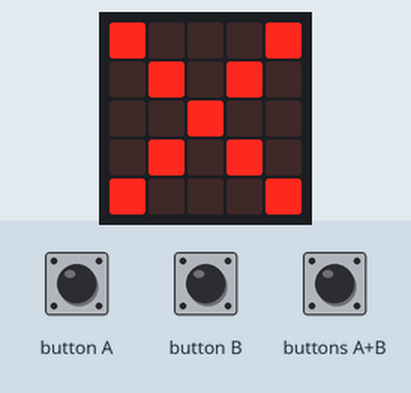
Recording of a program running on a simulated BBC micro:bit (MakeCode). Shown: the board's 5×5 LED display. The test bench sets the inputs (shaded band).

Above: at 1.2 s.
1.3 s: button A pressed for 1 s
At 2.3 s:
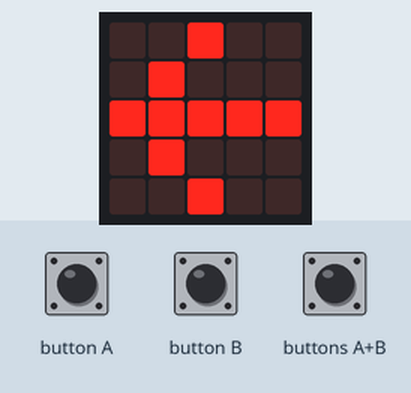
3.9 s: button B pressed for 1 s
At 4.8 s:
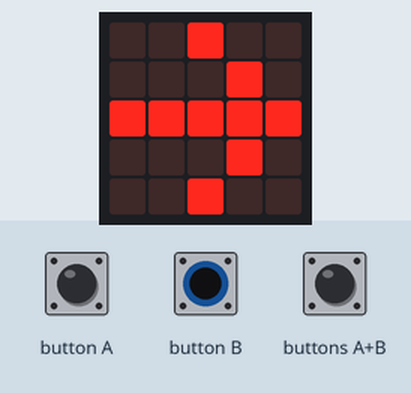
6.4 s: buttons A+B pressed for 1 s
At 7.3 s:
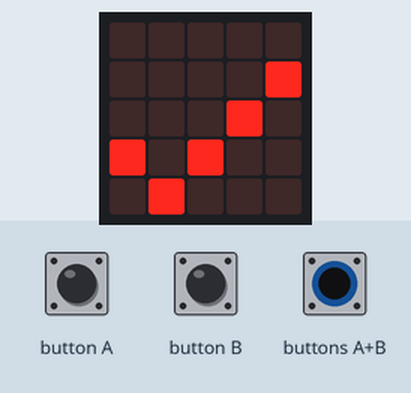
8.9 s: buttons A+B pressed for 3.2 s
13.9 s: button A pressed for 3.2 s
At 15.7 s:
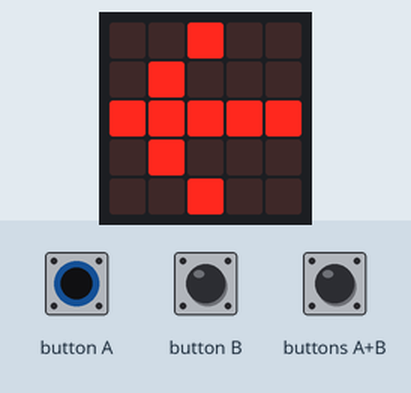
Timing chart, 0 to 17.2 s (numbered marks = the images above; inputs shaded):
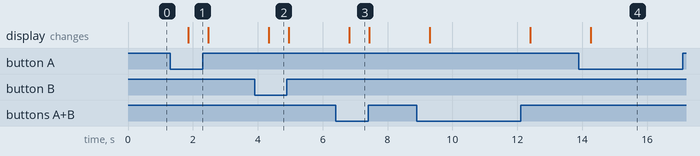

Measured:
- after the input at 1.3 s, the display: changes after 0.56 s (image 1)
- after the input at 3.9 s, the display: changes after 0.44 s (image 2)
- after the input at 6.4 s, the display: changes after 0.42 s (image 3)
- after the input at 13.9 s, the display: changes after 0.36 s (image 4)

The program:

main.ts
```typescript
basic.forever(function on_forever() {
    if (input.buttonIsPressed(Button.AB)) {
        basic.showIcon(IconNames.Yes)
    } else if (input.buttonIsPressed(Button.A)) {
        basic.showArrow(ArrowNames.West)
    } else if (input.buttonIsPressed(Button.B)) {
        basic.showArrow(ArrowNames.East)
    } else {
        basic.showIcon(IconNames.No)
    }

})
```

test.ts
```typescript
// les tests vont ici ; cela ne sera pas compilé si ce paquet est utilisé en tant qu'extension.
```
